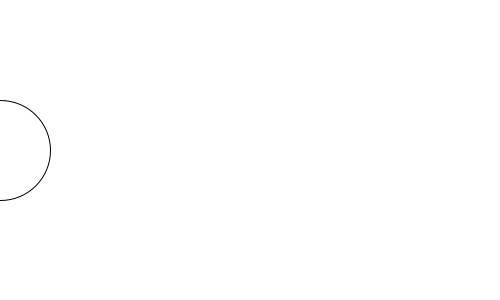
Frame 1 (no input)
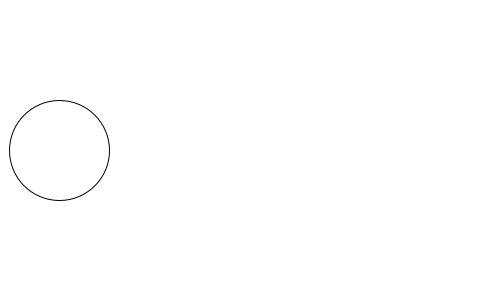
Frame 60 (the mouse pressed at the canvas centre just before this capture)
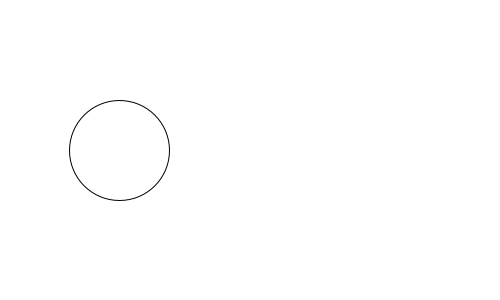
Frame 120 (the mouse held since frame 60 and released just before this capture)

The Processing sketch that drew these frames (run headless with seeded random() and noise(); from frame 60 on, the mouse is pressed at the canvas centre):

// Processing sketch: sample_08_two_balls
// ── sample_08_two_balls.pde
// Let's add one more ball in this file.
// we need a variable for the position of each ball.
// in this case, let's set the name wisely.
int x;
  
void setup() {
  size(500, 300);
  // initialize to ZERO, when it starts.
  x = 0;
  
}

void draw() {
  background(255);
  ellipse(x, 150, 100, 100);
  x = x + 1;
}
